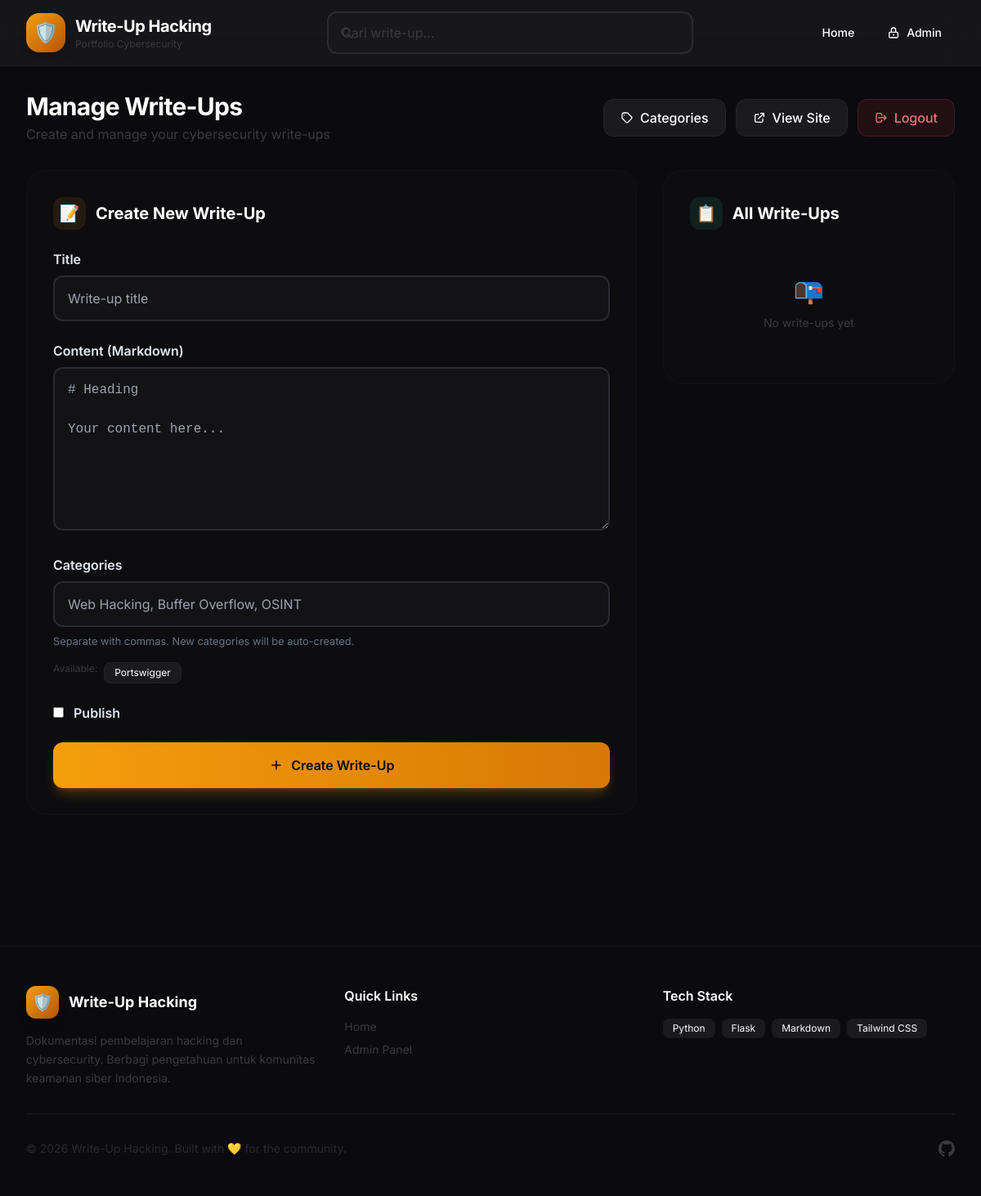
The app's page /admin/writeups (signed in), older data.
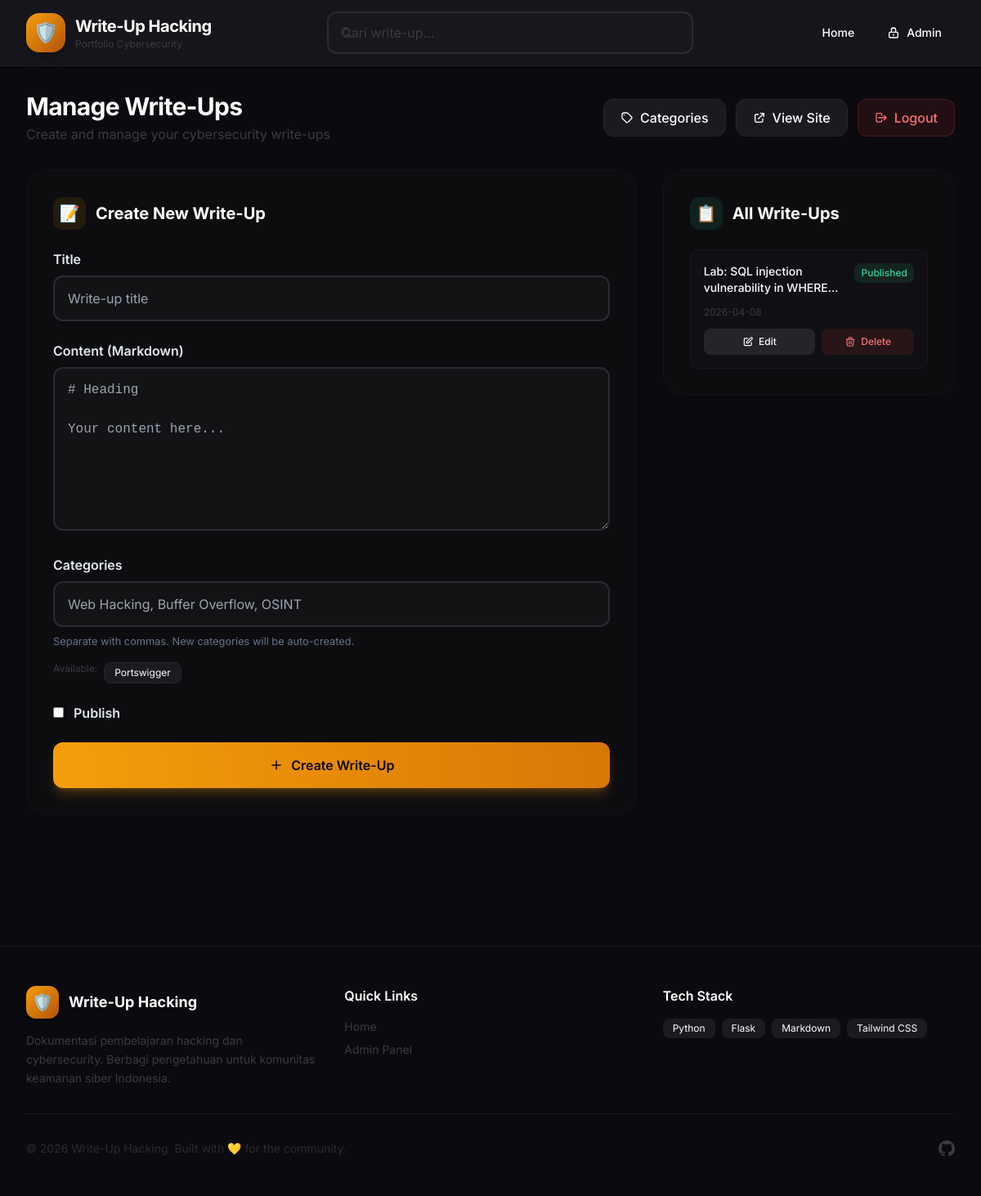
The same page, newer data.
### tables this page shows
CREATE TABLE categories (
    id INTEGER PRIMARY KEY AUTOINCREMENT,
    name TEXT NOT NULL UNIQUE,
    slug TEXT NOT NULL UNIQUE,
    created_at DATETIME DEFAULT CURRENT_TIMESTAMP
);

CREATE TABLE writeups (
    id INTEGER PRIMARY KEY AUTOINCREMENT,
    title TEXT NOT NULL,
    slug TEXT NOT NULL UNIQUE,
    content_md TEXT NOT NULL,
    is_published BOOLEAN NOT NULL DEFAULT 0,
    created_at DATETIME DEFAULT CURRENT_TIMESTAMP
);

### app.py (the view, shortened to what this page needs)
@app.route('/admin/writeups', methods=['GET', 'POST'])
@login_required
def admin_writeups():
    db = get_db()
    form = WriteupForm()
    return render_template('admin/writeups.html', form=form,
                           writeups=db.execute('SELECT * FROM writeups ORDER BY created_at DESC').fetchall(),
                           categories=db.execute('SELECT name FROM categories ORDER BY name').fetchall())

### app.py
class WriteupForm(FlaskForm):
    title = StringField('Judul', validators=[DataRequired()])
    content_md = TextAreaField('Konten Markdown', validators=[DataRequired()])
    categories = StringField('Kategori (pisah koma)', validators=[DataRequired()])
    is_published = BooleanField('Publish')
    submit = SubmitField('Simpan')

### app.py (called while the page is built)
def get_db():
    if 'db' not in g:
        g.db = sqlite3.connect(app.config['DATABASE'])
        g.db.row_factory = sqlite3.Row
        g.db.execute("PRAGMA foreign_keys = ON;")
    return g.db

def login_required(f):
    @wraps(f)
    def decorated(*args, **kwargs):
        if 'admin_id' not in session:
            flash('Silakan login.', 'warning')
            return redirect(url_for('admin_login'))
        return f(*args, **kwargs)
    return decorated

### templates/admin/writeups.html (shortened to what the changed rows need)
{% extends "base.html" %}
{% block content %}
<div class="max-w-7xl mx-auto px-4 sm:px-6 lg:px-8 pb-20">
  <header class="mb-8 animate-fade-in-up">
    <div class="flex flex-col sm:flex-row sm:items-center justify-between gap-4">
      <div>
        <h1 class="text-2xl sm:text-3xl font-bold tracking-tight">Manage Write-Ups</h1>
      </div>
    </div>
  </header>
  <div class="grid grid-cols-1 lg:grid-cols-3 gap-8">
    <div class="lg:col-span-2">
      <div class="bg-dark-800/50 border border-dark-700/50 rounded-3xl p-6 sm:p-8 animate-fade-in-up">
        <h2 class="text-xl font-bold mb-6 flex items-center gap-3">
          <span class="w-10 h-10 rounded-xl bg-accent-400/10 flex items-center justify-center text-accent-400">📝</span>
          Create New Write-Up
        </h2>
        <form method="post" class="space-y-6">
          <div class="form-group">
            {% if categories %}
            <div class="mt-4 flex flex-wrap gap-2">
              <span class="text-xs text-dark-400">Available:</span>
              {% for c in categories %}
              <span class="inline-flex items-center px-3 py-1 bg-dark-700 rounded-lg text-xs text-dark-300 border border-dark-600">{{ c.name }}</span>
              {% endfor %}
            </div>
            {% endif %}
          </div>
        </form>
      </div>
    </div>
    <div class="lg:col-span-1">
      <div class="bg-dark-800/50 border border-dark-700/50 rounded-3xl p-6 sm:p-8 animate-fade-in-up delay-100">
        <h2 class="text-xl font-bold mb-6 flex items-center gap-3">
          <span class="w-10 h-10 rounded-xl bg-emerald-400/10 flex items-center justify-center text-emerald-400">📋</span>
          All Write-Ups
        </h2>
        <div class="space-y-3">
          {% for w in writeups %}
          <div class="bg-dark-700/30 border border-dark-600/50 rounded-xl p-4 group">
            <div class="flex items-start justify-between gap-3 mb-3">
              <h3 class="font-medium text-sm line-clamp-2 flex-1">{{ w.title }}</h3>
              {% if w.is_published %}
              <span class="shrink-0 px-2 py-1 bg-emerald-400/10 text-emerald-400 text-xs font-medium rounded-lg">Published</span>
              {% else %}
              <span class="shrink-0 px-2 py-1 bg-amber-400/10 text-amber-400 text-xs font-medium rounded-lg">Draft</span>
              {% endif %}
            </div>
            <p class="text-xs text-dark-400 mb-3">{{ w.created_at[:10] }}</p>
            <div class="flex gap-2">
              <a href="{{ url_for('admin_wu_edit', id=w.id) }}" class="flex-1 inline-flex items-center justify-center gap-1.5 px-3 py-2 bg-dark-600 text-white text-xs font-medium rounded-lg hover:bg-dark-500 transition-colors">
                <svg class="w-3.5 h-3.5" fill="none" stroke="currentColor" viewBox="0 0 24 24">
                  <path stroke-linecap="round" stroke-linejoin="round" stroke-width="2" d="M11 5H6a2 2 0 00-2 2v11a2 2 0 002 2h11a2 2 0 002-2v-5m-1.414-9.414a2 2 0 112.828 2.828L11.828 15H9v-2.828l8.586-8.586z"/>
                </svg>
                Edit
              </a>
              <form method="post" action="{{ url_for('admin_wu_delete', id=w.id) }}" class="flex-1" onsubmit="return confirm('Delete this write-up?')">
                <button type="submit" class="w-full inline-flex items-center justify-center gap-1.5 px-3 py-2 bg-red-500/10 text-red-400 text-xs font-medium rounded-lg hover:bg-red-500/20 transition-colors">
                  <svg class="w-3.5 h-3.5" fill="none" stroke="currentColor" viewBox="0 0 24 24">
                    <path stroke-linecap="round" stroke-linejoin="round" stroke-width="2" d="M19 7l-.867 12.142A2 2 0 0116.138 21H7.862a2 2 0 01-1.995-1.858L5 7m5 4v6m4-6v6m1-10V4a1 1 0 00-1-1h-4a1 1 0 00-1 1v3M4 7h16"/>
                  </svg>
                  Delete
                </button>
              </form>
            </div>
          </div>
          {% else %}
          <div class="text-center py-8 text-dark-400">
            <span class="text-3xl mb-3 block">📭</span>
            <p class="text-sm">No write-ups yet</p>
          </div>
          {% endfor %}
        </div>
      </div>
    </div>
  </div>
</div>
{% endblock %}

Row changes from the older to the newer data that the page shows:
added writeups: title "Lab: SQL injection vulnerability in…", is_published "Published", created_at "2026-04-08"
Text that changed along with them:
text no longer shown: "📭 No write-ups yet"
